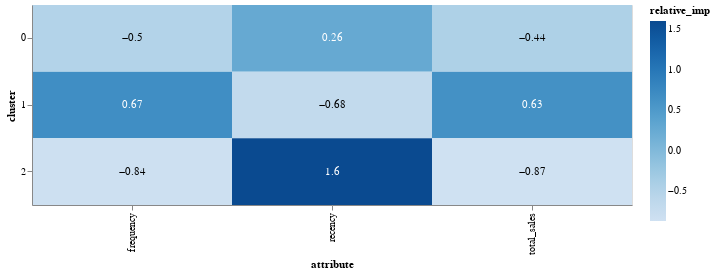

The code cell stored with this chart in its notebook:
### Code cell
source = pd.melt(relative_imp.reset_index(),
                 id_vars = ['cluster'],
                 value_vars = ['recency','frequency','total_sales'],
                 var_name = 'attribute',
                 value_name = 'relative_imp')

base = alt.Chart(source.round(2)).encode(
    alt.X('attribute:O', scale=alt.Scale(paddingInner=0)),
    alt.Y('cluster:O', scale=alt.Scale(paddingInner=0)),
).properties(width=600, height=200)

heatmap = base.mark_rect().encode(
    color = alt.Color('relative_imp',scale=alt.Scale(scheme='blues'))
)
text = base.mark_text(baseline = 'middle').encode(
    text = 'relative_imp:Q',
    color = alt.condition(
        alt.datum.relative_imp > 0,
        alt.value('white'),
        alt.value('black')
        )
)
    
heatmap + text

### Figure 1 — Vega-Lite specification as saved in the notebook (floating-point values rounded to 4 significant figures)
{"config": {"view": {"continuousWidth": 400, "continuousHeight": 300}}, "layer": [{"mark": "rect", "encoding": {"color": {"type": "quantitative", "field": "relative_imp", "scale": {"scheme": "blues"}}, "x": {"type": "ordinal", "field": "attribute", "scale": {"paddingInner": 0}}, "y": {"type": "ordinal", "field": "cluster", "scale": {"paddingInner": 0}}}, "height": 200, "width": 600}, {"mark": {"type": "text", "baseline": "middle"}, "encoding": {"color": {"condition": {"value": "white", "test": "(datum.relative_imp > 0)"}, "value": "black"}, "text": {"type": "quantitative", "field": "relative_imp"}, "x": {"type": "ordinal", "field": "attribute", "scale": {"paddingInner": 0}}, "y": {"type": "ordinal", "field": "cluster", "scale": {"paddingInner": 0}}}, "height": 200, "width": 600}], "data": {"name": "data-9ac33744b1364ca619a49594af733207"}, "$schema": "https://vega.github.io/schema/vega-lite/v4.8.1.json", "datasets": {"data-9ac33744b1364ca619a49594af733207": [{"cluster": 0, "attribute": "recency", "relative_imp": 0.26}, {"cluster": 1, "attribute": "recency", "relative_imp": -0.68}, {"cluster": 2, "attribute": "recency", "relative_imp": 1.6}, {"cluster": 0, "attribute": "frequency", "relative_imp": -0.5}, {"cluster": 1, "attribute": "frequency", "relative_imp": 0.67}, {"cluster": 2, "attribute": "frequency", "relative_imp": -0.84}, {"cluster": 0, "attribute": "total_sales", "relative_imp": -0.44}, {"cluster": 1, "attribute": "total_sales", "relative_imp": 0.63}, {"cluster": 2, "attribute": "total_sales", "relative_imp": -0.87}]}}
